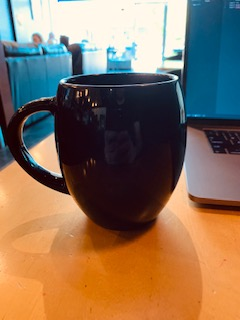
#> input picture assets/images/cup.jpg, 240 x 320 px, found by its file name
$ python 01_ocv_intro.py
#> lines starting #> are read from the running program, lines starting #| are printed output that depends on the picture
import cv2
import numpy as np


img = cv2.imread('/Users/rmaffesoli/Documents/personal/openCV/cup.jpg', cv2.IMREAD_GRAYSCALE)
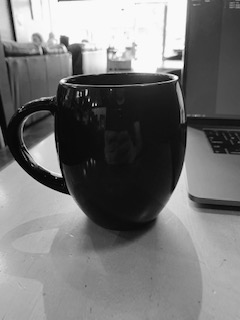
#> img: shape (320, 240); min 0, max 255, mean 116.3
# [6 lines of commented-out code are left out]
